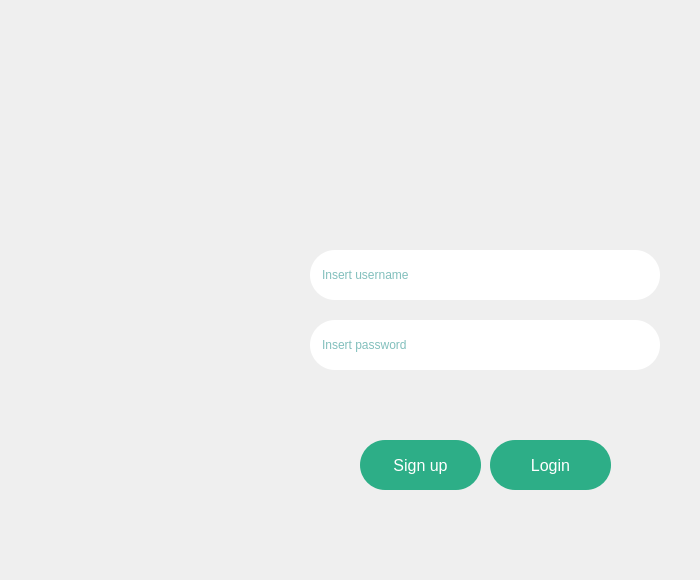
    <widget class="QWidget" name="loginPage">
     <property name="styleSheet">
      <string notr="true"/>
     </property>
     <widget class="QGroupBox" name="loginContainer">
      <property name="geometry">
       <rect>
        <x>270</x>
        <y>20</y>
        <width>421</width>
        <height>551</height>
       </rect>
      </property>
      <property name="styleSheet">
       <string notr="true">background-color: rgba(220, 220, 220, .0);
border-radius: 10px;</string>
      </property>
      <property name="title">
       <string/>
      </property>
      <widget class="QLineEdit" name="usernameInput">
       <property name="geometry">
        <rect>
         <x>40</x>
         <y>230</y>
         <width>350</width>
         <height>50</height>
        </rect>
       </property>
       <property name="styleSheet">
        <string notr="true">border: none;
background-color: white;
padding: 10px;
border-radius: 25px;
font: 25 10pt &quot;Ubuntu&quot;;
color: rgb(3, 127, 122);</string>
       </property>
       <property name="placeholderText">
        <string>Insert username</string>
       </property>
       <property name="clearButtonEnabled">
        <bool>false</bool>
       </property>
      </widget>
      <widget class="QLineEdit" name="passwordInput">
       <property name="geometry">
        <rect>
         <x>40</x>
         <y>300</y>
         <width>350</width>
         <height>50</height>
        </rect>
       </property>
       <property name="styleSheet">
        <string notr="true">border: none;
background-color: white;
padding: 10px;
border-radius: 25px;
font: 25 10pt &quot;Ubuntu&quot;;
color: rgb(3, 127, 122);</string>
       </property>
       <property name="echoMode">
        <enum>QLineEdit::Password</enum>
       </property>
       <property name="placeholderText">
        <string>Insert password</string>
       </property>
      </widget>
      <widget class="QLabel" name="schoolLogo1">
       <property name="geometry">
        <rect>
         <x>120</x>
         <y>10</y>
         <width>181</width>
         <height>181</height>
        </rect>
       </property>
       <property name="font">
        <font>
         <family>Ubuntu</family>
         <pointsize>14</pointsize>
         <weight>3</weight>
         <italic>false</italic>
         <bold>false</bold>
        </font>
       </property>
       <property name="styleSheet">
        <string notr="true">border-radius: 65px;
color: rgb(3, 127, 122);
font: 25 14pt &quot;Ubuntu&quot;;</string>
       </property>
       <property name="text">
        <string/>
       </property>
       <property name="pixmap">
        <pixmap>../../.designer/backup/img/school.png</pixmap>
       </property>
       <property name="scaledContents">
        <bool>true</bool>
       </property>
       <property name="alignment">
        <set>Qt::AlignCenter</set>
       </property>
      </widget>
      <widget class="QPushButton" name="loginButton">
       <property name="geometry">
        <rect>
         <x>220</x>
         <y>420</y>
         <width>121</width>
         <height>50</height>
        </rect>
       </property>
       <property name="font">
        <font>
         <family>Ubuntu</family>
         <pointsize>12</pointsize>
         <weight>3</weight>
         <italic>false</italic>
         <bold>false</bold>
        </font>
       </property>
       <property name="focusPolicy">
        <enum>Qt::StrongFocus</enum>
       </property>
       <property name="styleSheet">
        <string notr="true">background-color: rgb(45, 174, 135);
color: white;
border-radius: 25px;
font: 25 12pt &quot;Ubuntu&quot;;</string>
       </property>
       <property name="text">
        <string>Login</string>
       </property>
       <property name="autoDefault">
        <bool>false</bool>
       </property>
       <property name="flat">
        <bool>false</bool>
       </property>
      </widget>
      <widget class="QPushButton" name="loginButton_2">
       <property name="geometry">
        <rect>
         <x>90</x>
         <y>420</y>
         <width>121</width>
         <height>50</height>
        </rect>
       </property>
       <property name="font">
        <font>
         <family>Ubuntu</family>
         <pointsize>12</pointsize>
         <weight>3</weight>
         <italic>false</italic>
         <bold>false</bold>
        </font>
       </property>
       <property name="focusPolicy">
        <enum>Qt::StrongFocus</enum>
       </property>
       <property name="styleSheet">
        <string notr="true">background-color: rgb(45, 174, 135);
color: white;
border-radius: 25px;
font: 25 12pt &quot;Ubuntu&quot;;</string>
       </property>
       <property name="text">
        <string>Sign up</string>
       </property>
       <property name="autoDefault">
        <bool>false</bool>
       </property>
       <property name="flat">
        <bool>false</bool>
       </property>
      </widget>
     </widget>
    </widget>
